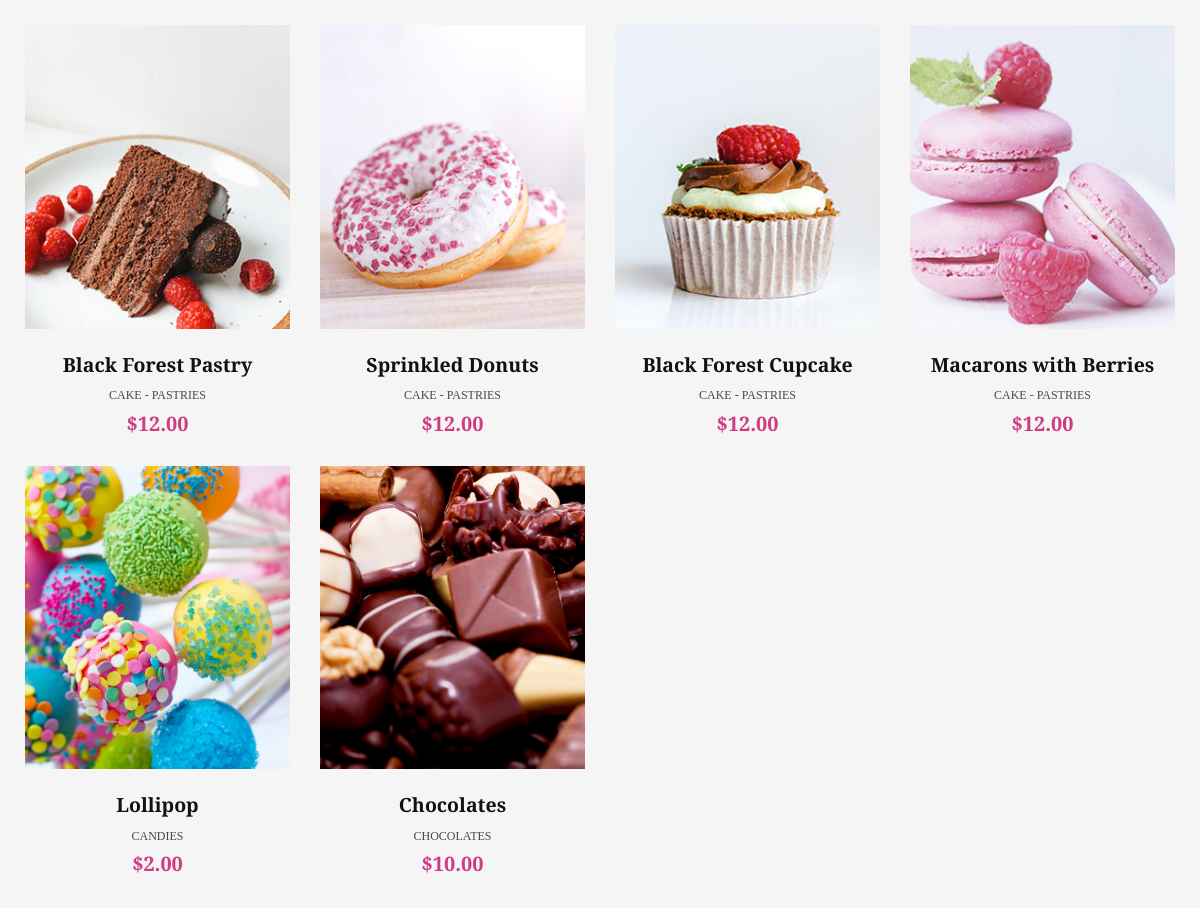
Page /views/shop.php (middle part) on the earlier database version.
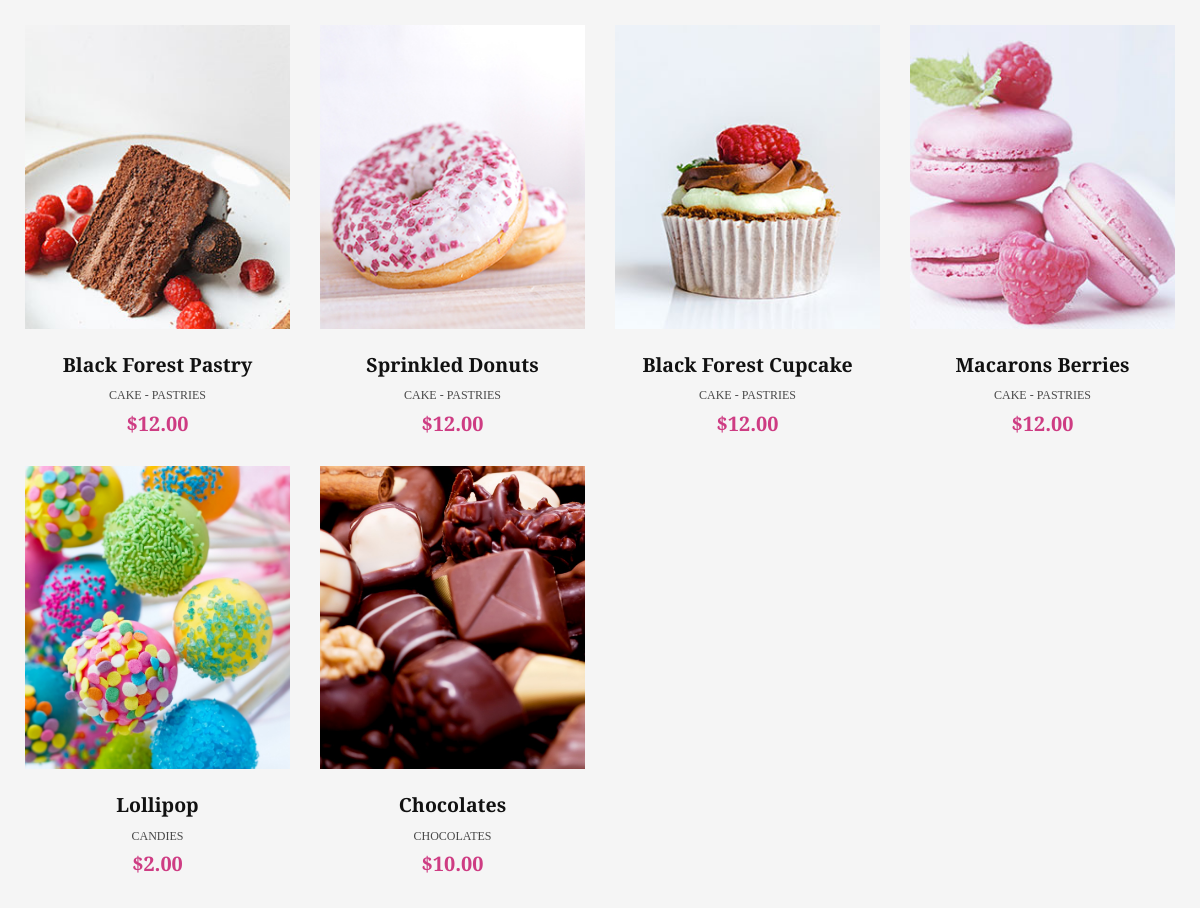
Same page on the later database version.
### tables this page shows
CREATE TABLE IF NOT EXISTS productos (
    id_product INT(11)  AUTO_INCREMENT PRIMARY KEY,
    name VARCHAR(30) NOT NULL,
    price DEC(5, 2) NOT NULL,    
    description VARCHAR(255) NOT NULL,
    image VARCHAR(255) NOT NULL
);

### views/shop.php (the view, shortened to what this page needs)
<?php include "./parts/header-views.php";?>
<section class="our-team bg-sand padding-large">
	<div class="container">
		<div class="row">
			<?php
				$config = include "../config/config.php";
				try {
					$dsn = 'mysql:host='.$config['db']['host'].';dbname='.$config['db']['name'];
					$conexion = new PDO($dsn, $config['db']['user'], $config['db']['pass'], $config['db']['options']);
					$consultaSQL = "SELECT id_product, name, price, description, image FROM productos";
					$sentencia = $conexion->prepare($consultaSQL);
					$sentencia->execute();
					$productos = $sentencia->fetchAll();
					foreach ($productos as $data) {
						echo "<div class='product-item col-md-3 pb-4'>
								<a href='#' data-bs-toggle='modal' data-bs-target='#modal-producto-".$data[0]."' class='product-image'><img style='width:265px;height:303.8px;object-fit:cover;' src='".$data[4]."'></a>
								<div class='text-comtent text-center'>
									<h5 class='pt-4'><a href='#'>".$data[1]."</a></h5>
									<p>".$data[3]."</p>
									<span class='price colored'>$".$data[2]."</span>
								</div>
							</div>";
					}
				} catch (PDOException $error) {}
			?>
		</div>
	</div>
</section>
<?php include "./parts/footer-views.php";?>

### views/parts/header-views.php (shortened to what this page needs)
<!DOCTYPE html>
<html>
<head>
    <link rel="stylesheet" type="text/css" href="../fonts/icomoon/icomoon.css">
    <link rel="stylesheet" type="text/css" href="../css/slick.css" />
    <link rel="stylesheet" type="text/css" href="../css/slick-theme.css" />
    <link rel="stylesheet" type="text/css" href="../css/magnific-popup.css" />
    <link rel="stylesheet" type="text/css" href="../css/bootstrap.min.css" />
    <link rel="stylesheet" type="text/css" href="../css/style.css">
</head>
<body>
    <div id="main-wrapper" class="overflow-hidden">

### views/parts/footer-views.php (shortened to what this page needs)
    </div>
</body>
</html>

Differences in the rows shown:
changed productos: name "Macarons with Berries" → "Macarons Berries"
